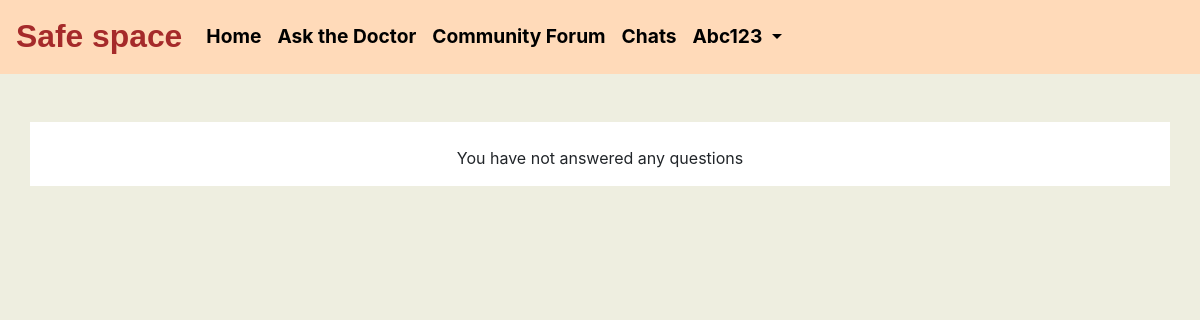
Before: /profile/my_answers/ (signed in) with the older database file.
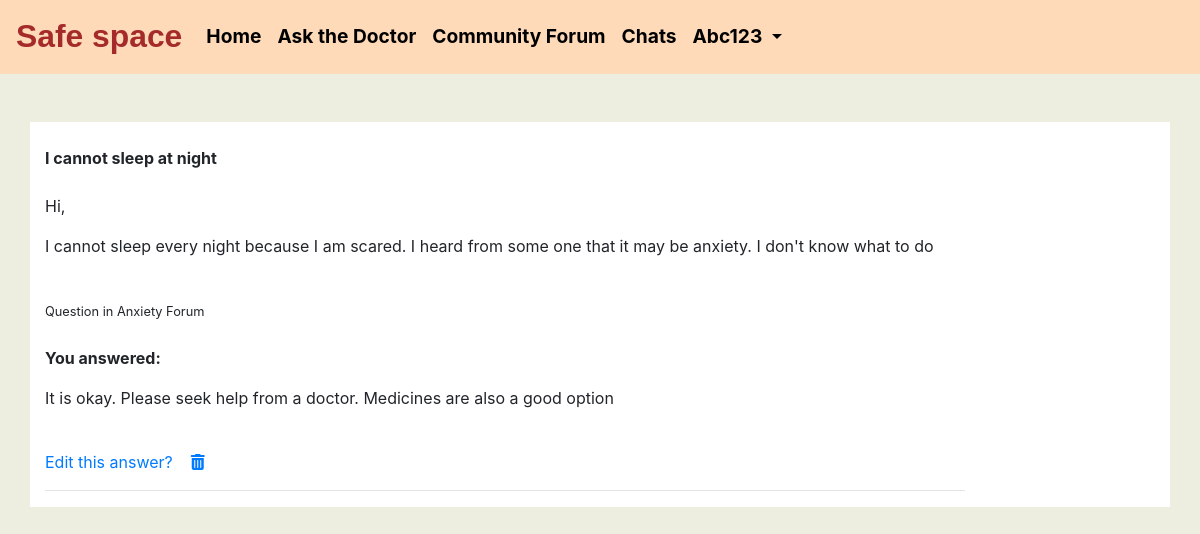
After: the same page with the newer database file.
### community_forum/models.py (models this page shows, shortened)
class Answers(models.Model):
	class Meta:
		verbose_name_plural="Answers"
	id=models.AutoField(primary_key=True,unique=True)
	user=models.ForeignKey(Profile,on_delete=models.CASCADE,related_name='answers',blank=True,null=True)
	category=models.ForeignKey(Categories,on_delete=models.CASCADE,related_name='answers',blank=True,null=True)
	question=models.ForeignKey(Questions,on_delete=models.CASCADE,related_name='answers',blank=True,null=True)
	answer=RichTextField(blank=True,null=True)
	up_votes=models.ManyToManyField(Profile,related_name='answers_up_votes')
	down_votes=models.ManyToManyField(Profile,related_name='answers_down_votes')
	date=models.DateTimeField(auto_now_add=True)
	anonymous = models.BooleanField(default=False)

class Questions(models.Model):
	class Meta:
		verbose_name_plural="Questions"
	id=models.AutoField(primary_key=True,unique=True)
	user=models.ForeignKey(Profile,on_delete=models.CASCADE,related_name='questions',blank=True,null=True)
	category=models.ForeignKey(Categories,on_delete=models.CASCADE,related_name='questions',blank=True,null=True)
	question_title=models.CharField(max_length=300,blank=True,null=True)
	question_detail=RichTextField(blank=True,null=True)
	up_votes=models.ManyToManyField(Profile,related_name='questions_up_votes')
	down_votes=models.ManyToManyField(Profile,related_name='questions_down_votes')
	date=models.DateTimeField(auto_now_add=True)
	anonymous=models.BooleanField(default=False)

class Categories(models.Model):
	class Meta:
		verbose_name_plural="Categories"
	id=models.AutoField(primary_key=True,unique=True)
	category_name=models.CharField(max_length=200,blank=True)

### user_profile/views.py (the view)
# urls.py: path('my_answers/',views.MyAnswersView.as_view()),
class MyAnswersView(LoginRequiredMixin,View):
	def get(self,request,*args,**kwargs):
		answers=Answers.objects.filter(user=self.request.user.profile)
		context={
			'answers':answers
		}
		return render(request,'user_profile/answers.html',context)

### user_profile/templates/user_profile/answers.html (shortened to what this page needs)
{% block content %}
{% include 'ask_the_doctor/base.html' %}
<div class="container" style="background-color: white;">
	<br>
	<div class="row">
		{% for answer in answers %}
			<br>
			<div class="col-lg-10 col-md-10 col-sm-12 col-xs-12">
				<b>{{answer.question.question_title|safe}}</b><br><br>
				{{answer.question.question_detail|safe}}<br>
				<small>Question in {{answer.question.category.category_name}}</small><br><br>
				<b><p>You answered:</p></b>
				{{answer.answer|safe}}
				<br>
				<a href="/profile/my_answers/{{answer.id}}/edit/">Edit this answer?</a>&nbsp;&nbsp;&nbsp;&nbsp;<a href="/profile/my_answers/{{answer.id}}/delete/"><i class="fa fa-trash"></i></a>
				<br><hr>
			</div>
			{% empty %}
			<div class="container" style="text-align: center;">
				<p>You have not answered any questions</p>
			</div>
		{% endfor %}
		</div>
	</div>
{% endblock %}

Changed rows visible on the page:
added Answers: question.question_title "I cannot sleep at night", question.question_detail "Hi, I cannot sleep every night because I am scared. I heard from some one that it may be anxiety. I don't know what to do", question.category.category_name "Anxiety Forum", answer "It is okay. Please seek help from a doctor. Medicines are also a good option"
Other visible differences:
text no longer shown: "You have not answered any questions"
